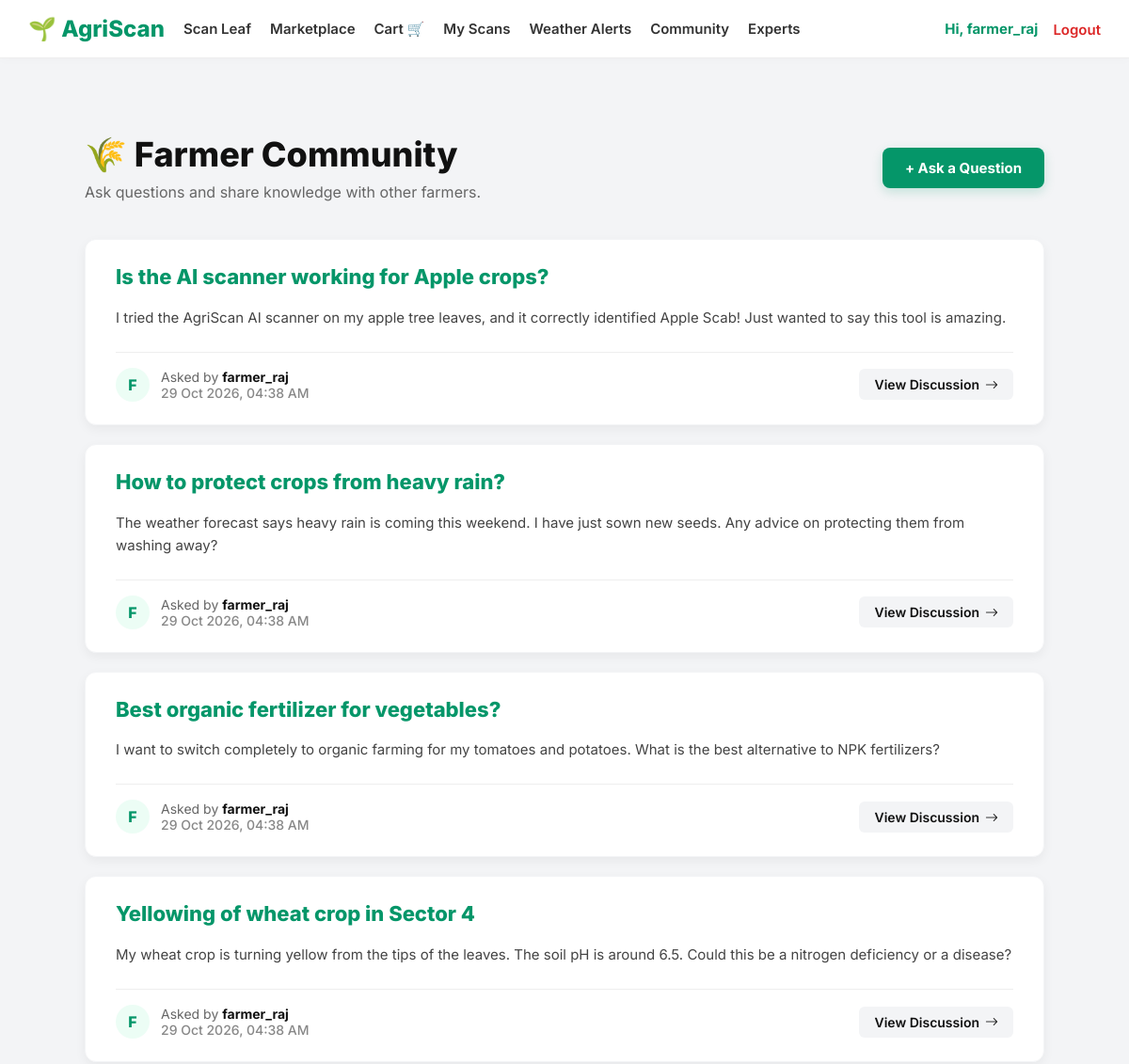
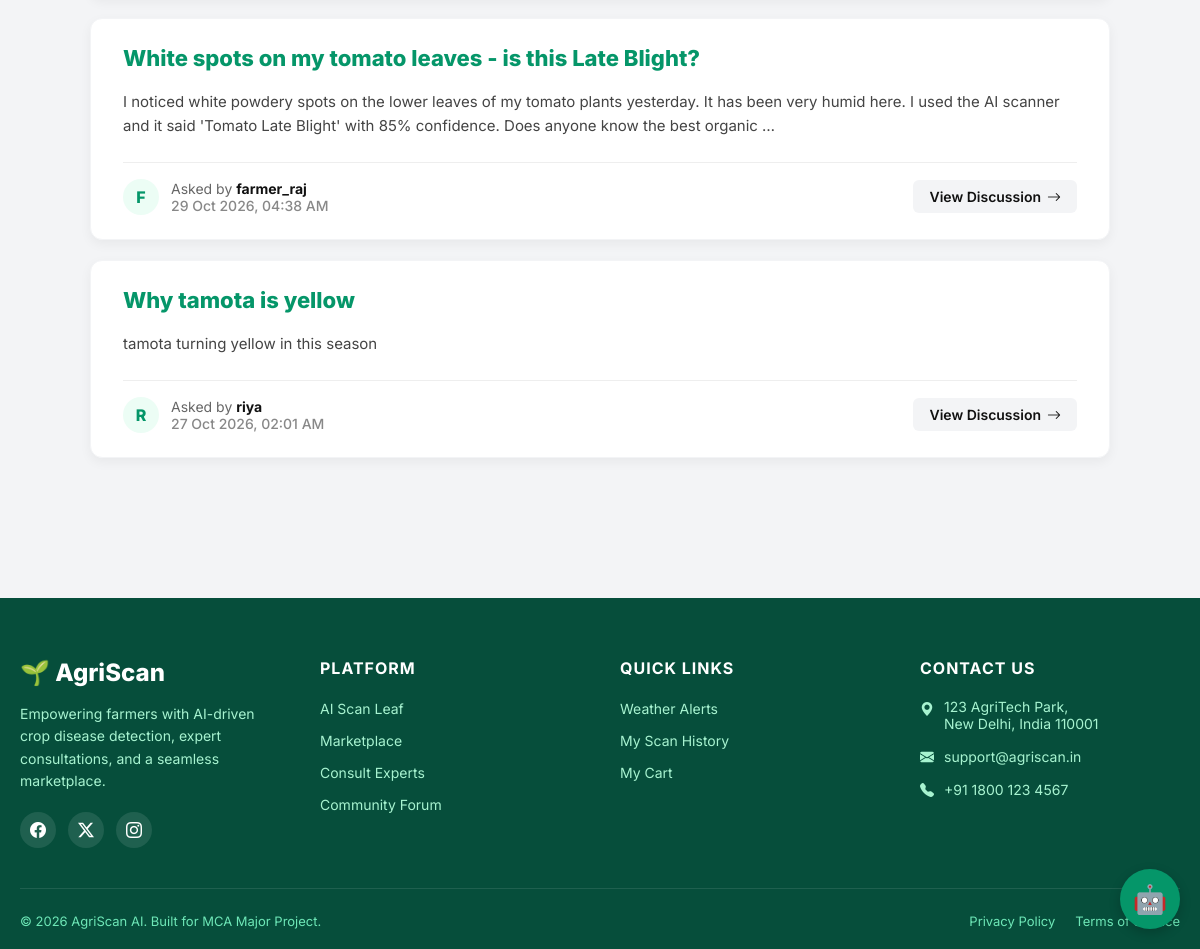
The app's page /community/forum/ (signed in) with its own data (2 pictures, top to bottom).
### accounts/models.py (models this page shows)
class User(AbstractUser):
    ROLE_CHOICES = (
        ('farmer', 'Farmer'),
        ('agronomist', 'Agronomist'),
        ('seller', 'Seller'),
        ('admin', 'Admin'),
    )
    role = models.CharField(max_length=20, choices=ROLE_CHOICES, default='farmer')
    phone = models.CharField(max_length=15, blank=True)

### community/models.py (models this page shows)
class ForumPost(models.Model):
    author = models.ForeignKey(User, on_delete=models.CASCADE)
    title = models.CharField(max_length=200)
    content = models.TextField()
    created_at = models.DateTimeField(auto_now_add=True)

### community/views.py (the view)
# urls.py: path('forum/', views.forum_list, name='forum_list'),
def forum_list(request):
    posts = ForumPost.objects.all().order_by('-created_at')
    return render(request, 'community/forum_list.html', {'posts': posts})

### templates/community/forum_list.html (shortened to what this page needs)
{% extends "base.html" %}
{% block content %}
<div class="forum-container">
    <div class="forum-header">
        <div>
            <h1 style="font-size: 36px; font-weight: 800; color: #111; margin-bottom: 8px;">🌾 Farmer Community</h1>
            <p style="color: #666; font-size: 16px;">Ask questions and share knowledge with other farmers.</p>
        </div>
        <a href="{% url 'create_post' %}" style="background: #059669; color: white; padding: 12px 24px; border-radius: 8px; text-decoration: none; font-weight: 700; font-size: 15px; box-shadow: 0 4px 12px rgba(5, 150, 105, 0.2); transition: 0.2s;">
            + Ask a Question
        </a>
    </div>
    {% for post in posts %}
    <div class="forum-card">
        <a href="{% url 'post_detail' post.id %}" class="forum-title">
            {{ post.title }}
        </a>
        <p class="forum-content">
            {{ post.content|truncatewords:40 }}
        </p>
        <div class="forum-meta">
            <div class="author-info">
                <div class="avatar">{{ post.author.username|first|upper }}</div>
                <div>
                    <div class="author-text">Asked by <strong>{{ post.author.username }}</strong></div>
                    <div class="date-text">{{ post.created_at|date:"d M Y, h:i A" }}</div>
                </div>
            </div>
            <a href="{% url 'post_detail' post.id %}" class="read-more-btn">
                View Discussion <i class="bi bi-arrow-right"></i>
            </a>
        </div>
    </div>
    {% endfor %}
</div>
{% endblock %}

### templates/base.html (shortened to what this page needs)
{% load static %}
<!DOCTYPE html>
<html lang="en">
<head>
    <link href="https://cdn.jsdelivr.net/npm/bootstrap-icons@1.11.0/font/bootstrap-icons.css" rel="stylesheet">
    <link rel="stylesheet" href="{% static 'css/style.css' %}">
</head>
<body>
<nav class="navbar" style="background: white; border-bottom: 1px solid #eee; box-shadow: 0 2px 10px rgba(0,0,0,0.02);">
    <div class="nav-container" style="display: flex; justify-content: space-between; align-items: center; width: 100%; max-width: 1400px; margin: 0 auto; padding: 16px 30px; box-sizing: border-box; gap: 20px;">
        <div style="display: flex; align-items: center; gap: 20px; flex-shrink: 1; overflow: hidden;">
            <a href="/" class="brand" style="font-size: 24px; font-weight: 800; color: #059669; text-decoration: none; white-space: nowrap; flex-shrink: 0;">
                🌱 AgriScan
            </a>
            <div class="nav-links" style="display: flex; align-items: center; gap: 20px; white-space: nowrap;">
                {% if user.is_authenticated %}
                    {% if user.is_superuser or user.role == 'admin' %}
                        <a href="{% url 'admin_dashboard' %}" style="font-size: 15px; font-weight: 600; color: #333; text-decoration: none;">Analytics</a>
                        {% if user.is_superuser %}
                            <a href="/admin/" target="_blank" style="font-size: 15px; font-weight: 600; color: #333; text-decoration: none;">Django Admin ⚙️</a>
                        {% endif %}
                    {% elif user.role == 'seller' %}
                        <a href="{% url 'seller_dashboard' %}" style="font-size: 15px; font-weight: 600; color: #333; text-decoration: none;">Seller Dashboard</a>
                        <a href="{% url 'store' %}" style="font-size: 15px; font-weight: 600; color: #333; text-decoration: none;">View Store</a>
                    {% elif user.role == 'agronomist' %}
                        <a href="{% url 'agronomist_dashboard' %}" style="font-size: 15px; font-weight: 600; color: #333; text-decoration: none;">My Consultations</a>
                    {% else %}
                        <a href="{% url 'home' %}" style="font-size: 15px; font-weight: 600; color: #333; text-decoration: none;">Scan Leaf</a>
                        <a href="{% url 'store' %}" style="font-size: 15px; font-weight: 600; color: #333; text-decoration: none;">Marketplace</a>
                        <a href="{% url 'view_cart' %}" style="font-size: 15px; font-weight: 600; color: #333; text-decoration: none; display: flex; align-items: center; gap: 4px;">Cart 🛒</a>
                        <a href="{% url 'history' %}" style="font-size: 15px; font-weight: 600; color: #333; text-decoration: none;">My Scans</a>
                        <a href="{% url 'weather_dashboard' %}" style="font-size: 15px; font-weight: 600; color: #333; text-decoration: none;">Weather Alerts</a>
                        <a href="{% url 'forum_list' %}" style="font-size: 15px; font-weight: 600; color: #333; text-decoration: none;">Community</a>
                        <a href="{% url 'expert_list' %}" style="font-size: 15px; font-weight: 600; color: #333; text-decoration: none;">Experts</a>
                    {% endif %}
                {% endif %}
            </div>
        </div>
        <div style="display: flex; align-items: center; gap: 16px; white-space: nowrap; flex-shrink: 0; margin-left: 20px;">
            {% if user.is_authenticated %}
                <span style="font-size: 15px; font-weight: 700; color: #059669;">
                    Hi, {{ user.username }}
                </span>
                <form method="post" action="{% url 'logout' %}" style="margin: 0;">
                    <button type="submit" style="background: none; border: none; cursor: pointer; font-family: inherit; font-size: 15px; font-weight: 600; color: #dc2626; padding: 0;">Logout</button>
                </form>
            {% endif %}
        </div>
    </div>
</nav>
<main class="container">
    {% block content %}{% endblock %}
</main>
<footer style="background: #064E3B; color: #D1FAE5; padding: 60px 0 20px 0; margin-top: 60px; font-family: 'Inter', sans-serif;">
    <div style="max-width: 1200px; margin: 0 auto; padding: 0 20px;">
        <div style="display: grid; grid-template-columns: repeat(auto-fit, minmax(200px, 1fr)); gap: 40px; margin-bottom: 40px;">
            <div>
                <a href="{% url 'home' %}" style="display: flex; align-items: center; gap: 8px; font-size: 24px; font-weight: 800; color: white; text-decoration: none; margin-bottom: 16px;">
                    🌱 AgriScan
                </a>
                <p style="font-size: 14px; line-height: 1.6; color: #A7F3D0; margin-bottom: 20px;">
                    Empowering farmers with AI-driven crop disease detection, expert consultations, and a seamless marketplace.
                </p>
                <div style="display: flex; gap: 12px;">
                    <a href="#" style="color: white; background: rgba(255,255,255,0.1); width: 36px; height: 36px; display: flex; align-items: center; justify-content: center; border-radius: 50%; text-decoration: none;"><i class="bi bi-facebook"></i></a>
                    <a href="#" style="color: white; background: rgba(255,255,255,0.1); width: 36px; height: 36px; display: flex; align-items: center; justify-content: center; border-radius: 50%; text-decoration: none;"><i class="bi bi-twitter-x"></i></a>
                    <a href="#" style="color: white; background: rgba(255,255,255,0.1); width: 36px; height: 36px; display: flex; align-items: center; justify-content: center; border-radius: 50%; text-decoration: none;"><i class="bi bi-instagram"></i></a>
                </div>
            </div>
            <div>
                <h4 style="color: white; font-size: 16px; font-weight: 700; margin-bottom: 20px; text-transform: uppercase; letter-spacing: 1px;">Platform</h4>
                <ul style="list-style: none; padding: 0; margin: 0; display: flex; flex-direction: column; gap: 12px;">
                    <li><a href="{% url 'home' %}" style="color: #A7F3D0; text-decoration: none; font-size: 14px;">AI Scan Leaf</a></li>
                    <li><a href="{% url 'store' %}" style="color: #A7F3D0; text-decoration: none; font-size: 14px;">Marketplace</a></li>
                    <li><a href="{% url 'expert_list' %}" style="color: #A7F3D0; text-decoration: none; font-size: 14px;">Consult Experts</a></li>
                    <li><a href="{% url 'forum_list' %}" style="color: #A7F3D0; text-decoration: none; font-size: 14px;">Community Forum</a></li>
                </ul>
            </div>
            <div>
                <h4 style="color: white; font-size: 16px; font-weight: 700; margin-bottom: 20px; text-transform: uppercase; letter-spacing: 1px;">Quick Links</h4>
                <ul style="list-style: none; padding: 0; margin: 0; display: flex; flex-direction: column; gap: 12px;">
                    <li><a href="{% url 'weather_dashboard' %}" style="color: #A7F3D0; text-decoration: none; font-size: 14px;">Weather Alerts</a></li>
                    <li><a href="{% url 'history' %}" style="color: #A7F3D0; text-decoration: none; font-size: 14px;">My Scan History</a></li>
                    <li><a href="{% url 'view_cart' %}" style="color: #A7F3D0; text-decoration: none; font-size: 14px;">My Cart</a></li>
                </ul>
            </div>
            <div>
                <h4 style="color: white; font-size: 16px; font-weight: 700; margin-bottom: 20px; text-transform: uppercase; letter-spacing: 1px;">Contact Us</h4>
                <ul style="list-style: none; padding: 0; margin: 0; display: flex; flex-direction: column; gap: 16px; font-size: 14px; color: #A7F3D0;">
                    <li style="display: flex; gap: 10px; align-items: flex-start;">
                        <i class="bi bi-geo-alt-fill" style="margin-top: 2px;"></i>
                        <span>123 AgriTech Park,<br>New Delhi, India 110001</span>
                    </li>
                    <li style="display: flex; gap: 10px; align-items: center;">
                        <i class="bi bi-envelope-fill"></i>
                        <span>support@agriscan.in</span>
                    </li>
                    <li style="display: flex; gap: 10px; align-items: center;">
                        <i class="bi bi-telephone-fill"></i>
                        <span>+91 1800 123 4567</span>
                    </li>
                </ul>
            </div>
        </div>
        <div style="border-top: 1px solid rgba(255,255,255,0.1); padding-top: 24px; display: flex; justify-content: space-between; align-items: center; flex-wrap: wrap; gap: 16px; font-size: 13px; color: #6EE7B7;">
            <p style="margin: 0;">&copy; 2026 AgriScan AI. Built for MCA Major Project.</p>
            <div style="display: flex; gap: 20px;">
                <a href="#" style="color: #6EE7B7; text-decoration: none;">Privacy Policy</a>
                <a href="#" style="color: #6EE7B7; text-decoration: none;">Terms of Service</a>
            </div>
        </div>
    </div>
</footer>
{% if '/login/' not in request.path and '/register/' not in request.path %}
<div id="chatbot-btn" style="position: fixed; bottom: 20px; right: 20px; background: #059669; color: white; width: 60px; height: 60px; border-radius: 50%; display: flex; align-items: center; justify-content: center; font-size: 28px; cursor: pointer; box-shadow: 0 4px 12px rgba(0,0,0,0.2); z-index: 1000;">
    🤖
</div>
{% endif %}
</body>
</html>

### static/css/style.css (style rules this page uses)
:root { --primary: #059669; --primary-dark: #047857; --bg: #F3F4F6; --card-bg: #FFFFFF; --text-main: #111827; --text-muted: #6B7280; --border: #E5E7EB; --shadow: 0 10px 25px rgba(0,0,0,0.05); }
* { box-sizing: border-box; margin: 0; padding: 0; }
body { font-family: 'Inter', sans-serif; background: var(--bg); color: var(--text-main); display: flex; flex-direction: column; min-height: 100vh; }
.container { max-width: 1100px; margin: 0 auto; padding: 40px 20px; flex: 1; }
.navbar { background: var(--card-bg); box-shadow: 0 2px 10px rgba(0,0,0,0.05); position: sticky; top: 0; z-index: 100; }
.nav-container { max-width: 1100px; margin: 0 auto; padding: 16px 20px; display: flex; justify-content: space-between; align-items: center; }
.brand { font-size: 22px; font-weight: 800; color: var(--primary); text-decoration: none; }
.nav-links { display: flex; gap: 24px; align-items: center; }
.nav-links a { text-decoration: none; color: var(--text-main); font-weight: 500; font-size: 15px; }

### templates/base.html (style rules this page uses)
body { display: flex; flex-direction: column; min-height: 100vh; margin: 0; }
main { flex: 1 0 auto; }

### templates/community/forum_list.html (style rules this page uses)
.forum-container { max-width: 1200px; margin: 40px auto; padding: 0 20px; }
.forum-header { display: flex; justify-content: space-between; align-items: center; margin-bottom: 40px; flex-wrap: wrap; gap: 16px; }
.forum-card { background: white; border-radius: 12px; padding: 24px 32px; margin-bottom: 20px; box-shadow: 0 4px 12px rgba(0,0,0,0.05); border: 1px solid #F3F4F6; transition: transform 0.2s, box-shadow 0.2s; display: flex; flex-direction: column; gap: 16px; }
.forum-title { font-size: 22px; font-weight: 800; color: #059669; text-decoration: none; margin: 0; line-height: 1.4; }
.forum-content { color: #444; font-size: 15px; line-height: 1.6; margin: 0; }
.forum-meta { display: flex; justify-content: space-between; align-items: center; border-top: 1px solid #eee; padding-top: 16px; margin-top: 8px; }
.author-info { display: flex; align-items: center; gap: 12px; }
.avatar { width: 36px; height: 36px; background: #ECFDF5; color: #059669; border-radius: 50%; display: flex; align-items: center; justify-content: center; font-weight: 800; font-size: 16px; }
.author-text { font-size: 14px; color: #666; }
.author-text strong { color: #111; }
.date-text { font-size: 14px; color: #888; font-weight: 500; }
.read-more-btn { background: #F3F4F6; color: #111; padding: 8px 16px; border-radius: 6px; text-decoration: none; font-weight: 600; font-size: 14px; transition: 0.2s; display: inline-flex; align-items: center; gap: 6px; }

### records on screen
User: username "farmer_raj"
ForumPost: title "Is the AI scanner working for Apple crops?", content "I tried the AgriScan AI scanner on my apple tree leaves, and it correctly identified Apple Scab! Just wanted to say this tool is amazing.", author.username|first "F", author.username "farmer_raj", created_at "29 Oct 2026, 04:38 AM"
ForumPost: title "How to protect crops from heavy rain?", content "The weather forecast says heavy rain is coming this weekend. I have just sown new seeds. Any advice on protecting them from washing away?", author.username|first "F", author.username "farmer_raj", created_at "29 Oct 2026, 04:38 AM"
ForumPost: title "Best organic fertilizer for vegetables?", content "I want to switch completely to organic farming for my tomatoes and potatoes. What is the best alternative to NPK fertilizers?", author.username|first "F", author.username "farmer_raj", created_at "29 Oct 2026, 04:38 AM"
ForumPost: title "Yellowing of wheat crop in Sector 4", content "My wheat crop is turning yellow from the tips of the leaves. The soil pH is around 6.5. Could this be a nitrogen deficiency or a disease?", author.username|first "F", author.username "farmer_raj", created_at "29 Oct 2026, 04:38 AM"
ForumPost: title "White spots on my tomato leaves - is this Late Blight?", content "I noticed white powdery spots on the lower leaves of my tomato plants yesterday. It has been very humid here. I used the AI scanner and it said 'Tomato Late Blight' with 85% confidence. Does anyone know the best organic …", author.username|first "F", author.username "farmer_raj", created_at "29 Oct 2026, 04:38 AM"
ForumPost: title "Why tamota is yellow", content "tamota turning yellow in this season", author.username|first "R", author.username "riya", created_at "27 Oct 2026, 02:01 AM"
